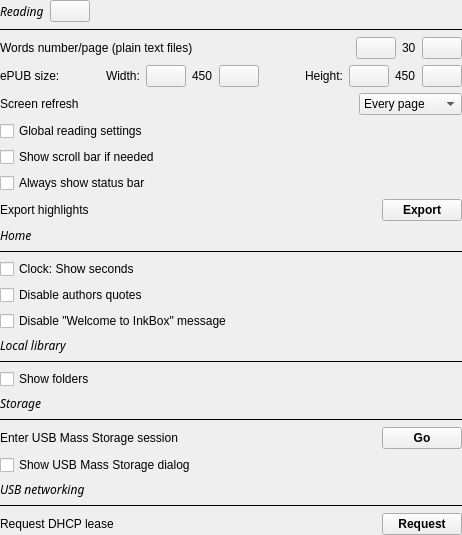
           <widget class="QWidget" name="page">
            <layout class="QVBoxLayout" name="verticalLayout_2">
             <property name="spacing">
              <number>6</number>
             </property>
             <property name="leftMargin">
              <number>0</number>
             </property>
             <property name="topMargin">
              <number>0</number>
             </property>
             <property name="rightMargin">
              <number>0</number>
             </property>
             <property name="bottomMargin">
              <number>0</number>
             </property>
             <item>
              <layout class="QGridLayout" name="gridLayout_11">
               <property name="topMargin">
                <number>0</number>
               </property>
               <property name="bottomMargin">
                <number>0</number>
               </property>
               <item row="15" column="0">
                <widget class="QLabel" name="label_14">
                 <property name="font">
                  <font>
                   <family>Chivo</family>
                   <italic>true</italic>
                  </font>
                 </property>
                 <property name="text">
                  <string>Local library</string>
                 </property>
                </widget>
               </item>
               <item row="5" column="0">
                <layout class="QGridLayout" name="gridLayout_9">
                 <property name="bottomMargin">
                  <number>0</number>
                 </property>
                 <item row="0" column="0">
                  <widget class="QLabel" name="screenRefreshLabel">
                   <property name="text">
                    <string>Screen refresh</string>
                   </property>
                  </widget>
                 </item>
                 <item row="0" column="1">
                  <spacer name="horizontalSpacer_7">
                   <property name="orientation">
                    <enum>Qt::Horizontal</enum>
                   </property>
                   <property name="sizeHint" stdset="0">
                    <size>
                     <width>40</width>
                     <height>20</height>
                    </size>
                   </property>
                  </spacer>
                 </item>
                 <item row="0" column="2">
                  <widget class="QComboBox" name="comboBox">
                   <item>
                    <property name="text">
                     <string>Every page</string>
                    </property>
                   </item>
                   <item>
                    <property name="text">
                     <string>1 page</string>
                    </property>
                   </item>
                   <item>
                    <property name="text">
                     <string>2 pages</string>
                    </property>
                   </item>
                   <item>
                    <property name="text">
                     <string>3 pages</string>
                    </property>
                   </item>
                   <item>
                    <property name="text">
                     <string>4 pages</string>
                    </property>
                   </item>
                   <item>
                    <property name="text">
                     <string>5 pages</string>
                    </property>
                   </item>
                   <item>
                    <property name="text">
                     <string>6 pages</string>
                    </property>
                   </item>
                   <item>
                    <property name="text">
                     <string>Never refresh</string>
                    </property>
                   </item>
                  </widget>
                 </item>
                </layout>
               </item>
               <item row="14" column="0">
                <widget class="QCheckBox" name="demoCheckBox">
                 <property name="text">
                  <string>Disable &quot;Welcome to InkBox&quot; message</string>
                 </property>
                </widget>
               </item>
               <item row="7" column="0">
                <widget class="QCheckBox" name="readerScrollBarCheckBox">
                 <property name="text">
                  <string>Show scroll bar if needed</string>
                 </property>
                </widget>
               </item>
               <item row="22" column="0">
                <widget class="Line" name="line_7">
                 <property name="frameShadow">
                  <enum>QFrame::Plain</enum>
                 </property>
                 <property name="orientation">
                  <enum>Qt::Horizontal</enum>
                 </property>
                </widget>
               </item>
               <item row="9" column="0">
                <layout class="QGridLayout" name="gridLayout_16">
                 <property name="bottomMargin">
                  <number>0</number>
                 </property>
                 <item row="0" column="0">
                  <widget class="QLabel" name="exportHighlightsLabel">
                   <property name="text">
                    <string>Export highlights</string>
                   </property>
                  </widget>
                 </item>
                 <item row="0" column="2">
                  <widget class="QPushButton" name="exportHighlightsBtn">
                   <property name="font">
                    <font>
                     <weight>75</weight>
                     <bold>true</bold>
                    </font>
                   </property>
                   <property name="text">
                    <string>Export</string>
                   </property>
                  </widget>
                 </item>
                 <item row="0" column="1">
                  <spacer name="horizontalSpacer_12">
                   <property name="orientation">
                    <enum>Qt::Horizontal</enum>
                   </property>
                   <property name="sizeHint" stdset="0">
                    <size>
                     <width>40</width>
                     <height>20</height>
                    </size>
                   </property>
                  </spacer>
                 </item>
                </layout>
               </item>
               <item row="6" column="0">
                <widget class="QCheckBox" name="globalReadingSettingsCheckBox">
                 <property name="text">
                  <string>Global reading settings</string>
                 </property>
                </widget>
               </item>
               <item row="24" column="0">
                <widget class="QCheckBox" name="usbmsDialogBox">
                 <property name="text">
                  <string>Show USB Mass Storage dialog</string>
                 </property>
                </widget>
               </item>
               <item row="23" column="0">
                <layout class="QGridLayout" name="gridLayout_4">
                 <property name="bottomMargin">
                  <number>0</number>
                 </property>
                 <item row="0" column="1">
                  <spacer name="horizontalSpacer_2">
                   <property name="orientation">
                    <enum>Qt::Horizontal</enum>
                   </property>
                   <property name="sizeHint" stdset="0">
                    <size>
                     <width>40</width>
                     <height>20</height>
                    </size>
                   </property>
                  </spacer>
                 </item>
                 <item row="0" column="0">
                  <widget class="QLabel" name="label_6">
                   <property name="text">
                    <string>Enter USB Mass Storage session</string>
                   </property>
                  </widget>
                 </item>
                 <item row="0" column="2">
                  <widget class="QPushButton" name="usbmsBtn">
                   <property name="font">
                    <font>
                     <weight>75</weight>
                     <bold>true</bold>
                    </font>
                   </property>
                   <property name="text">
                    <string>Go</string>
                   </property>
                  </widget>
                 </item>
                </layout>
               </item>
               <item row="21" column="0">
                <widget class="QLabel" name="label_5">
                 <property name="font">
                  <font>
                   <family>Chivo</family>
                   <weight>50</weight>
                   <italic>true</italic>
                   <bold>false</bold>
                  </font>
                 </property>
                 <property name="text">
                  <string>Storage</string>
                 </property>
                </widget>
               </item>
               <item row="17" column="0">
                <widget class="QCheckBox" name="localLibraryShowFoldersCheckBox">
                 <property name="text">
                  <string>Show folders</string>
                 </property>
                </widget>
               </item>
               <item row="27" column="0">
                <layout class="QGridLayout" name="gridLayout_3">
                 <property name="bottomMargin">
                  <number>0</number>
                 </property>
                 <item row="0" column="1">
                  <spacer name="horizontalSpacer">
                   <property name="orientation">
                    <enum>Qt::Horizontal</enum>
                   </property>
                   <property name="sizeHint" stdset="0">
                    <size>
                     <width>40</width>
                     <height>20</height>
                    </size>
                   </property>
                  </spacer>
                 </item>
                 <item row="0" column="0">
                  <widget class="QLabel" name="label_4">
                   <property name="text">
                    <string>Request DHCP lease</string>
                   </property>
                  </widget>
                 </item>
                 <item row="0" column="2">
                  <widget class="QPushButton" name="requestLeaseBtn">
                   <property name="font">
                    <font>
                     <weight>75</weight>
                     <bold>true</bold>
                    </font>
                   </property>
                   <property name="text">
                    <string>Request</string>
                   </property>
                  </widget>
                 </item>
                </layout>
               </item>
               <item row="26" column="0">
                <widget class="Line" name="line_3">
                 <property name="frameShadow">
                  <enum>QFrame::Plain</enum>
                 </property>
                 <property name="orientation">
                  <enum>Qt::Horizontal</enum>
                 </property>
                </widget>
               </item>
               <item row="25" column="0">
                <widget class="QLabel" name="label_3">
                 <property name="font">
                  <font>
                   <family>Chivo</family>
                   <italic>true</italic>
                  </font>
                 </property>
                 <property name="text">
                  <string>USB networking</string>
                 </property>
                </widget>
               </item>
               <item row="10" column="0">
                <widget class="QLabel" name="label_2">
                 <property name="font">
                  <font>
                   <family>Chivo</family>
                   <weight>50</weight>
                   <italic>true</italic>
                   <bold>false</bold>
                  </font>
                 </property>
                 <property name="text">
                  <string>Home</string>
                 </property>
                </widget>
               </item>
               <item row="13" column="0">
                <widget class="QCheckBox" name="quoteCheckBox">
                 <property name="text">
                  <string>Disable authors quotes</string>
                 </property>
                </widget>
               </item>
               <item row="16" column="0">
                <widget class="Line" name="line_11">
                 <property name="frameShadow">
                  <enum>QFrame::Plain</enum>
                 </property>
                 <property name="orientation">
                  <enum>Qt::Horizontal</enum>
                 </property>
                </widget>
               </item>
               <item row="28" column="0">
                <spacer name="verticalSpacer">
                 <property name="orientation">
                  <enum>Qt::Vertical</enum>
                 </property>
                 <property name="sizeType">
                  <enum>QSizePolicy::MinimumExpanding</enum>
                 </property>
                 <property name="sizeHint" stdset="0">
                  <size>
                   <width>0</width>
                   <height>0</height>
                  </size>
                 </property>
                </spacer>
               </item>
               <item row="8" column="0">
                <widget class="QCheckBox" name="menuBarCheckBox">
                 <property name="text">
                  <string>Always show status bar</string>
                 </property>
                </widget>
               </item>
               <item row="2" column="0">
                <widget class="Line" name="line_8">
                 <property name="frameShadow">
                  <enum>QFrame::Plain</enum>
                 </property>
                 <property name="orientation">
                  <enum>Qt::Horizontal</enum>
                 </property>
                </widget>
               </item>
               <item row="11" column="0">
                <widget class="Line" name="line_6">
                 <property name="frameShadow">
                  <enum>QFrame::Plain</enum>
                 </property>
                 <property name="orientation">
                  <enum>Qt::Horizontal</enum>
                 </property>
                </widget>
               </item>
               <item row="3" column="0">
                <layout class="QGridLayout" name="gridLayout_6">
                 <property name="bottomMargin">
                  <number>0</number>
                 </property>
                 <item row="1" column="4">
                  <widget class="QPushButton" name="wordsNumberIncBtn">
                   <property name="text">
                    <string/>
                   </property>
                   <property name="icon">
                    <iconset resource="../eink.qrc">
                     <normaloff>:/resources/plus.png</normaloff>:/resources/plus.png</iconset>
                   </property>
                  </widget>
                 </item>
                 <item row="1" column="3">
                  <widget class="QLabel" name="wordsNumberValueLabel">
                   <property name="text">
                    <string>30</string>
                   </property>
                  </widget>
                 </item>
                 <item row="1" column="1">
                  <spacer name="horizontalSpacer_5">
                   <property name="orientation">
                    <enum>Qt::Horizontal</enum>
                   </property>
                   <property name="sizeHint" stdset="0">
                    <size>
                     <width>40</width>
                     <height>20</height>
                    </size>
                   </property>
                  </spacer>
                 </item>
                 <item row="1" column="0">
                  <widget class="QLabel" name="wordsNumberLabel">
                   <property name="text">
                    <string>Words number/page (plain text files)</string>
                   </property>
                  </widget>
                 </item>
                 <item row="1" column="2">
                  <widget class="QPushButton" name="wordsNumberDecBtn">
                   <property name="text">
                    <string/>
                   </property>
                   <property name="icon">
                    <iconset resource="../eink.qrc">
                     <normaloff>:/resources/minus.png</normaloff>:/resources/minus.png</iconset>
                   </property>
                  </widget>
                 </item>
                </layout>
               </item>
               <item row="12" column="0">
                <widget class="QCheckBox" name="clockCheckBox">
                 <property name="text">
                  <string>Clock: Show seconds</string>
                 </property>
                </widget>
               </item>
               <item row="4" column="0">
                <layout class="QGridLayout" name="gridLayout_15">
                 <property name="bottomMargin">
                  <number>0</number>
                 </property>
                 <item row="0" column="1">
                  <spacer name="horizontalSpacer_11">
                   <property name="orientation">
                    <enum>Qt::Horizontal</enum>
                   </property>
                   <property name="sizeHint" stdset="0">
                    <size>
                     <width>40</width>
                     <height>20</height>
                    </size>
                   </property>
                  </spacer>
                 </item>
                 <item row="0" column="3">
                  <widget class="QPushButton" name="pageSizeWidthDecBtn">
                   <property name="text">
                    <string/>
                   </property>
                   <property name="icon">
                    <iconset resource="../eink.qrc">
                     <normaloff>:/resources/minus.png</normaloff>:/resources/minus.png</iconset>
                   </property>
                  </widget>
                 </item>
                 <item row="0" column="8">
                  <widget class="QPushButton" name="pageSizeHeightDecBtn">
                   <property name="text">
                    <string/>
                   </property>
                   <property name="icon">
                    <iconset resource="../eink.qrc">
                     <normaloff>:/resources/minus.png</normaloff>:/resources/minus.png</iconset>
                   </property>
                  </widget>
                 </item>
                 <item row="0" column="10">
                  <widget class="QPushButton" name="pageSizeHeightIncBtn">
                   <property name="text">
                    <string/>
                   </property>
                   <property name="icon">
                    <iconset resource="../eink.qrc">
                     <normaloff>:/resources/plus.png</normaloff>:/resources/plus.png</iconset>
                   </property>
                  </widget>
                 </item>
                 <item row="0" column="5">
                  <widget class="QPushButton" name="pageSizeWidthIncBtn">
                   <property name="text">
                    <string/>
                   </property>
                   <property name="icon">
                    <iconset resource="../eink.qrc">
                     <normaloff>:/resources/plus.png</normaloff>:/resources/plus.png</iconset>
                   </property>
                  </widget>
                 </item>
                 <item row="0" column="0">
                  <widget class="QLabel" name="pageSizePageSizeLabel">
                   <property name="text">
                    <string>ePUB size:</string>
                   </property>
                  </widget>
                 </item>
                 <item row="0" column="2">
                  <widget class="QLabel" name="label_12">
                   <property name="text">
                    <string>Width:</string>
                   </property>
                  </widget>
                 </item>
                 <item row="0" column="4">
                  <widget class="QLabel" name="pageSizeWidthLabel">
                   <property name="text">
                    <string>450</string>
                   </property>
                  </widget>
                 </item>
                 <item row="0" column="7">
                  <widget class="QLabel" name="label_13">
                   <property name="text">
                    <string>Height:</string>
                   </property>
                  </widget>
                 </item>
                 <item row="0" column="9">
                  <widget class="QLabel" name="pageSizeHeightLabel">
                   <property name="text">
                    <string>450</string>
                   </property>
                  </widget>
                 </item>
                 <item row="0" column="6">
                  <spacer name="horizontalSpacer_17">
                   <property name="orientation">
                    <enum>Qt::Horizontal</enum>
                   </property>
                   <property name="sizeHint" stdset="0">
                    <size>
                     <width>40</width>
                     <height>20</height>
                    </size>
                   </property>
                  </spacer>
                 </item>
                </layout>
               </item>
               <item row="1" column="0">
                <layout class="QHBoxLayout" name="horizontalLayout">
                 <item>
                  <widget class="QLabel" name="label_7">
                   <property name="font">
                    <font>
                     <family>Chivo</family>
                     <weight>50</weight>
                     <italic>true</italic>
                     <bold>false</bold>
                    </font>
                   </property>
                   <property name="text">
                    <string>Reading</string>
                   </property>
                  </widget>
                 </item>
                 <item>
                  <widget class="QPushButton" name="readerInfoButton">
                   <property name="text">
                    <string/>
                   </property>
                   <property name="icon">
                    <iconset resource="../eink.qrc">
                     <normaloff>:/resources/info.png</normaloff>:/resources/info.png</iconset>
                   </property>
                  </widget>
                 </item>
                 <item>
                  <spacer name="horizontalSpacer_18">
                   <property name="orientation">
                    <enum>Qt::Horizontal</enum>
                   </property>
                   <property name="sizeHint" stdset="0">
                    <size>
                     <width>40</width>
                     <height>20</height>
                    </size>
                   </property>
                  </spacer>
                 </item>
                </layout>
               </item>
              </layout>
             </item>
            </layout>
           </widget>
